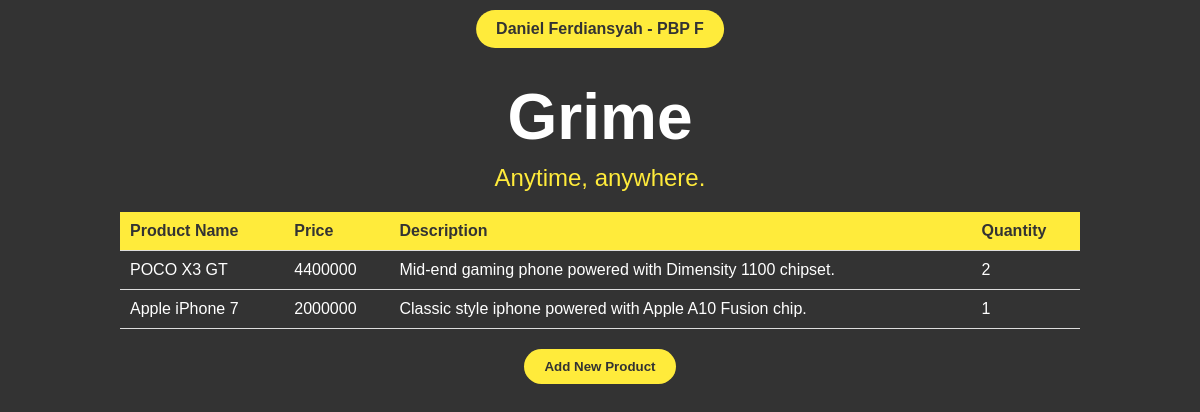
Before: / with the older database file.
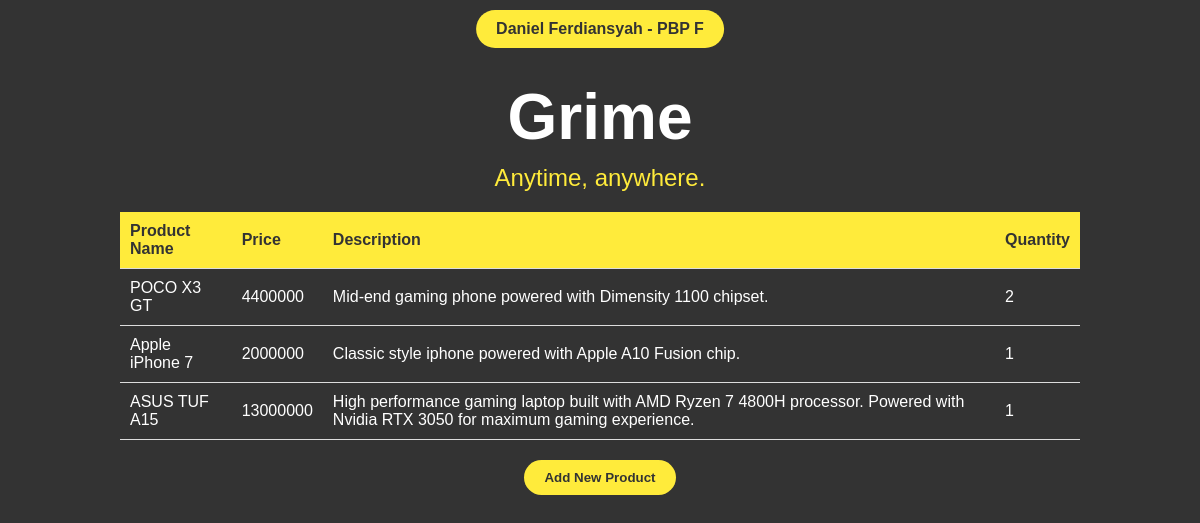
After: the same page with the newer database file.
### main/models.py (models this page shows, shortened)
class Product(models.Model):
    id = models.UUIDField(primary_key=True, default=uuid.uuid4, editable=False)
    name = models.CharField(max_length=255)
    price = models.IntegerField()
    description = models.TextField()
    quantity = models.IntegerField()

### main/views.py (the view)
# urls.py: path('', show_main, name='show_main'),
def show_main(request):
    products = Product.objects.all()
    context = {
        'tagline': 'Anytime, anywhere.',
        'name' : 'Daniel Ferdiansyah',
        'class' : 'PBP F',
        'products' : products
    }
    return render(request, "main.html", context)

### main/templates/main.html (shortened to what this page needs)
{% extends 'base.html' %}
{% block content %}
<!DOCTYPE html>
<html lang="en">
<head>
</head>
<body>
    <div class="top-bar">{{ name }} - {{ class }}</div>
    <div class="container">
        <h1>Grime</h1>
        <p class="tagline">{{ tagline }}</p>
        {% if not products %}
            <p>There's no product yet.</p>
        {% else %}
            <table>
                <tr>
                    <th>Product Name</th>
                    <th>Price</th>
                    <th>Description</th>
                    <th>Quantity</th>
                </tr>
                {% for product in products %}
                <tr>
                    <td>{{product.name}}</td>
                    <td>{{product.price}}</td>
                    <td>{{product.description}}</td>
                    <td>{{product.quantity}}</td>
                </tr>
                {% endfor %}
            </table>
        {% endif %}
        <a href="{% url 'main:create_product' %}">
            <button>Add New Product</button>
        </a>
    </div>
</body>
</html>
{% endblock content %}

Changed rows visible on the page:
added Product: name "ASUS TUF A15", price "13000000", description "High performance gaming laptop built with AMD Ryzen 7 4800H processor. Powered with Nvidia RTX 3050 for maximum gaming experience.", quantity "1"
